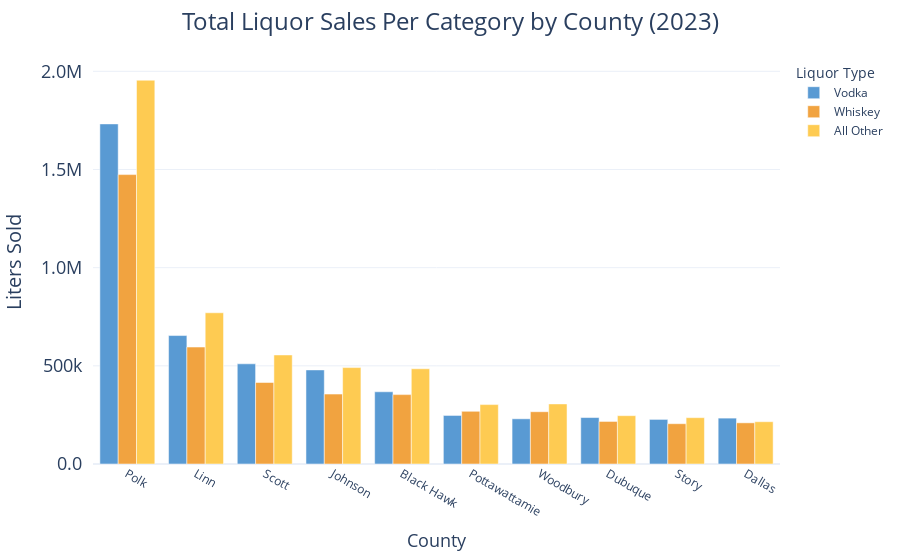

The notebook cell saved with this chart:
### Code cell
short_liquor_order = ['Vodka', 'Whiskey', 'All Other']
#county_order = ['Polk', 'Linn', 'Scott', 'Johnson', 'Black Hawk', 'Pottawattamie', 'Woodbury', 'Dubuque', 'Story', 'Dallas']
fig = px.bar(
    top_cats_2023_df, 
    x='county', 
    y='liters_sold_per_cat', 
    color='liquor_type', 
    template='plotly_white',
    category_orders = {'liquor_type': liquor_order, 'county': county_order},
    color_discrete_map = liquor_colors,
    barmode='group',  # Group bars, not stack them
    labels={'liters_sold_per_cat': 'Liters Sold Per Category ', 'county': 'County ', 'liquor_type': 'Liquor Type '},  # Renaming axis labels for clarity
)

fig.update_layout(
        xaxis = dict(
        title = 'County',
        title_font = dict(size = 18),
        tickfont=dict(size=12)
        ),
    
        yaxis = dict(
        title='Liters Sold',
        title_font = dict(size = 20),
        tickfont=dict(size=18),
        ticksuffix = '  ',
        tickformat= ".2s" # One decimal place, use SI notation
       ) ,
    
       title=dict(
        text = 'Total Liquor Sales Per Category by County (2023)',
        x = .5,
        xanchor = 'center',
        font=dict(size=24)
       ),
)
fig.show()

### Figure 1 — Plotly figure (JSON) as saved in the notebook; plotly's stock layout.template omitted (floating-point values rounded to 4 significant figures)
{"data": [{"alignmentgroup": "True", "hovertemplate": "Liquor Type =Vodka<br>County =%{x}<br>Liters Sold Per Category =%{y}<extra></extra>", "legendgroup": "Vodka", "marker": {"color": "#599ad3", "pattern": {"shape": ""}}, "name": "Vodka", "offsetgroup": "Vodka", "orientation": "v", "showlegend": true, "textposition": "auto", "type": "bar", "x": ["Story", "Woodbury", "Dallas", "Dubuque", "Pottawattamie", "Black Hawk", "Johnson", "Scott", "Linn", "Polk"], "xaxis": "x", "y": [227100.0, 230200.0, 233700.0, 236600.0, 247300.0, 367800.0, 479200.0, 510300.0, 654300.0, 1732000.0], "yaxis": "y"}, {"alignmentgroup": "True", "hovertemplate": "Liquor Type =Whiskey<br>County =%{x}<br>Liters Sold Per Category =%{y}<extra></extra>", "legendgroup": "Whiskey", "marker": {"color": "#f1a340", "pattern": {"shape": ""}}, "name": "Whiskey", "offsetgroup": "Whiskey", "orientation": "v", "showlegend": true, "textposition": "auto", "type": "bar", "x": ["Story", "Dallas", "Dubuque", "Woodbury", "Pottawattamie", "Black Hawk", "Johnson", "Scott", "Linn", "Polk"], "xaxis": "x", "y": [205300.0, 209700.0, 216800.0, 266300.0, 268200.0, 353400.0, 356100.0, 415300.0, 595700.0, 1474000.0], "yaxis": "y"}, {"alignmentgroup": "True", "hovertemplate": "Liquor Type =All Other<br>County =%{x}<br>Liters Sold Per Category =%{y}<extra></extra>", "legendgroup": "All Other", "marker": {"color": "#FECB52", "pattern": {"shape": ""}}, "name": "All Other", "offsetgroup": "All Other", "orientation": "v", "showlegend": true, "textposition": "auto", "type": "bar", "x": ["Dallas", "Story", "Dubuque", "Pottawattamie", "Woodbury", "Black Hawk", "Johnson", "Scott", "Linn", "Polk"], "xaxis": "x", "y": [215400.0, 236000.0, 246200.0, 302600.0, 306000.0, 485000.0, 491100.0, 555400.0, 770300.0, 1955000.0], "yaxis": "y"}], "layout": {"autosize": true, "barmode": "group", "legend": {"title": {"text": "Liquor Type "}, "tracegroupgap": 0}, "margin": {"t": 60}, "title": {"font": {"size": 24}, "text": "Total Liquor Sales Per Category by County (2023)", "x": 0.5, "xanchor": "center"}, "xaxis": {"anchor": "y", "autorange": true, "categoryarray": ["Polk", "Linn", "Scott", "Johnson", "Black Hawk", "Pottawattamie", "Woodbury", "Dubuque", "Story", "Dallas"], "categoryorder": "array", "domain": [0, 1], "range": [-0.5, 9.5], "tickfont": {"size": 12}, "title": {"font": {"size": 18}, "text": "County"}, "type": "category"}, "yaxis": {"anchor": "x", "autorange": true, "domain": [0, 1], "range": [0, 2058000.0], "tickfont": {"size": 18}, "tickformat": ".2s", "ticksuffix": "  ", "title": {"font": {"size": 20}, "text": "Liters Sold"}, "type": "linear"}}}
